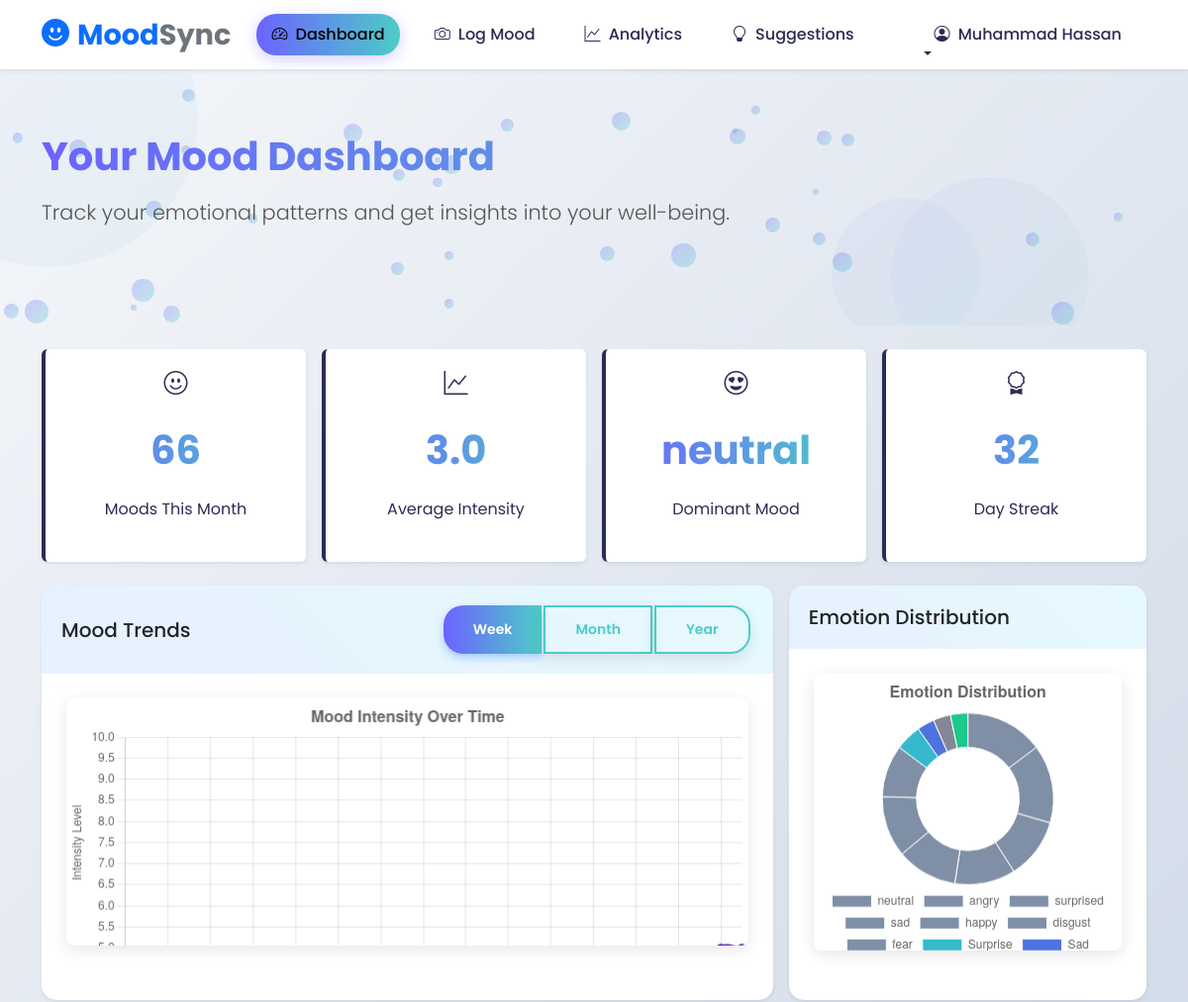
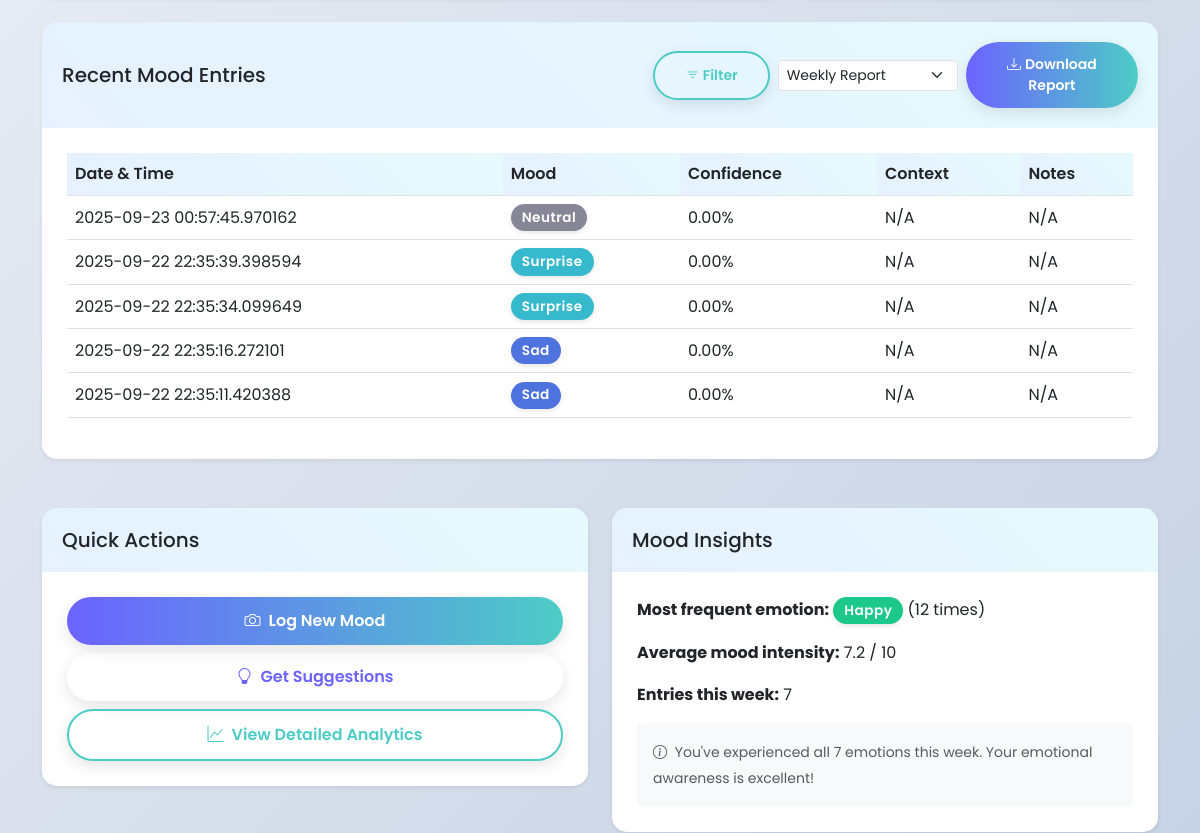
Before: /dashboard (signed in, upper part) with the older database file (2 pictures, top to bottom).
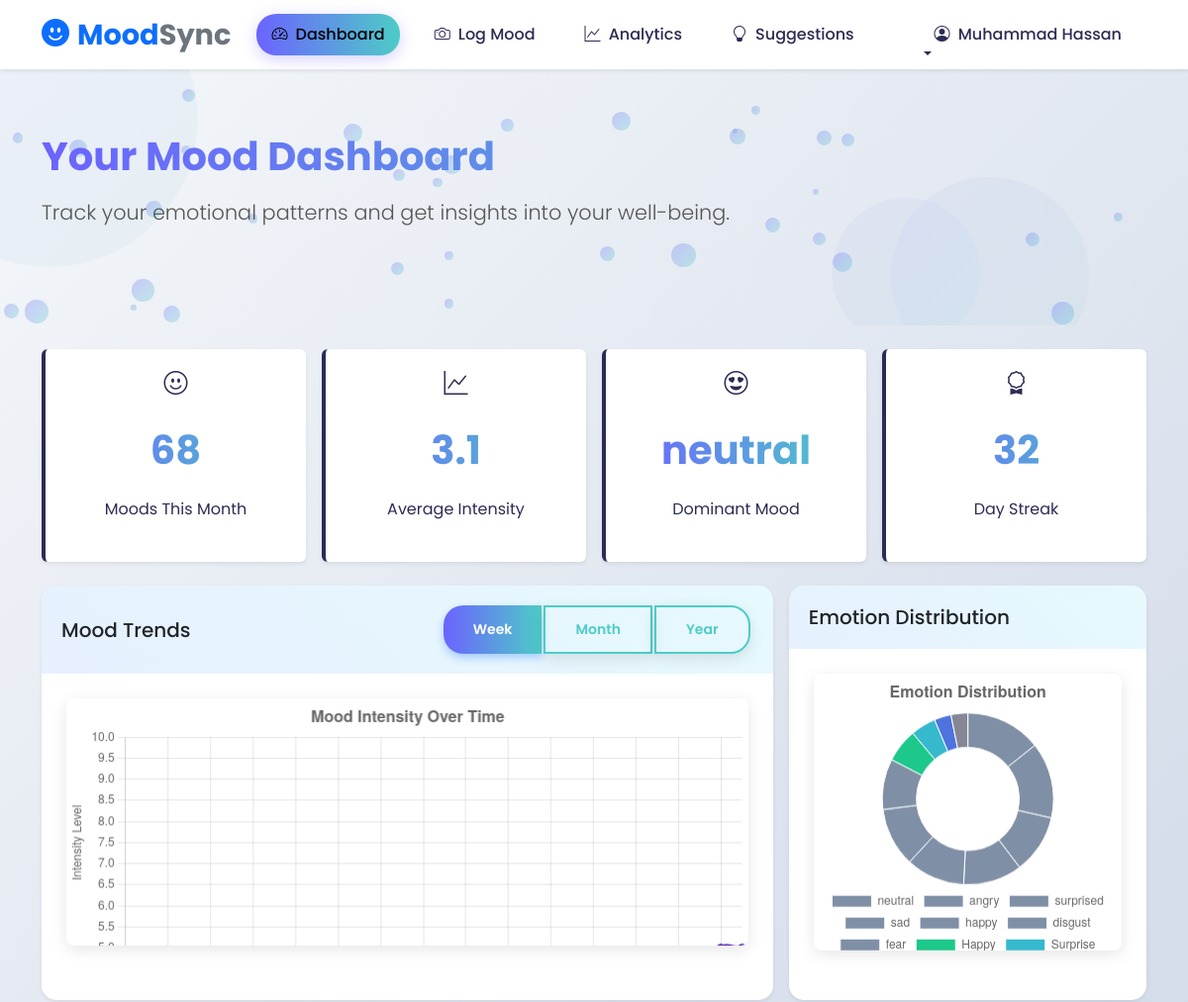
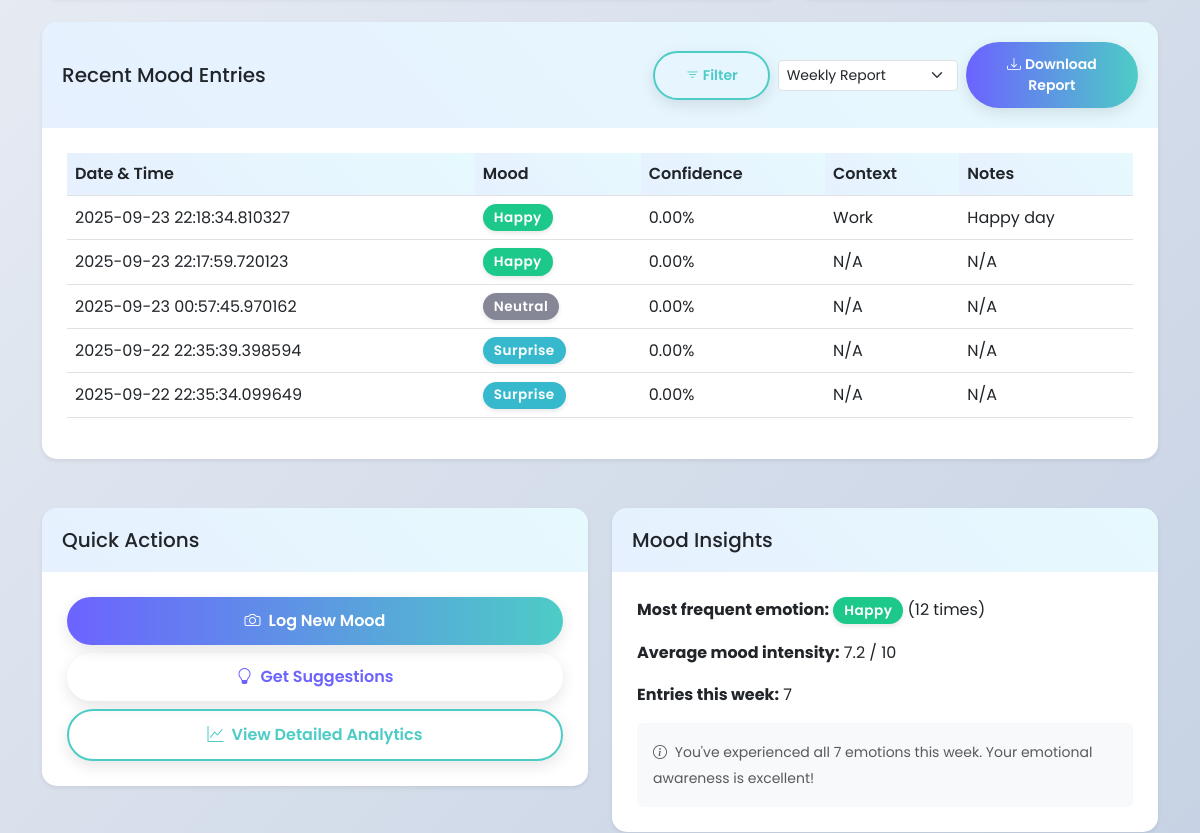
After: the same page with the newer database file (2 pictures, top to bottom).
### tables this page shows
CREATE TABLE moods (
                    id INTEGER PRIMARY KEY AUTOINCREMENT,
                    user_id INTEGER DEFAULT 1,
                    detected_emotion VARCHAR(50),
                    confidence_score FLOAT,
                    manual_mood VARCHAR(50),
                    intensity INTEGER,
                    notes TEXT,
                    context VARCHAR(100),
                    image_path VARCHAR(255),
                    timestamp TIMESTAMP DEFAULT CURRENT_TIMESTAMP,
                    FOREIGN KEY (user_id) REFERENCES users (id)
                );

### app.py (the view)
@app.route('/dashboard')
@login_required
def dashboard():
    user_id = session.get('user_id')
    mood_history = db_manager.get_mood_history(user_id=user_id, days=7, limit=5)
    mood_stats = db_manager.get_mood_stats(user_id=user_id, days=30)
    card_window = db_manager.get_mood_stats(user_id=user_id, days=365)
    card_stats = {
        'total_entries': card_window.get('total_entries', 0) if isinstance(card_window, dict) else 0,
        'average_intensity': (card_window.get('average_intensity') or 0.0) if isinstance(card_window, dict) else 0.0,
        'dominant_emotion': card_window.get('dominant_emotion') if isinstance(card_window, dict) else None,
        'streak': card_window.get('streak', 0) if isinstance(card_window, dict) else 0,
    }
    return render_template('dashboard.html',
                           mood_history=mood_history,
                           mood_stats=mood_stats,
                           card_stats=card_stats)

### app.py (called while the page is built)
def login_required(f):
    @wraps(f)
    def decorated_function(*args, **kwargs):
        if 'user_id' not in session:
            flash('Please log in to access this page', 'warning')
            return redirect(url_for('login', next=request.url))
        return f(*args, **kwargs)
    return decorated_function

### models/database.py (called while the page is built)
    def get_mood_history(self, user_id=1, days=7, limit=None):
        with sqlite3.connect(self.db_path) as conn:
            conn.row_factory = sqlite3.Row
            cursor = conn.cursor()
            query = '''
                SELECT * FROM moods
                WHERE user_id = ? AND timestamp >= datetime('now', '-' || ? || ' days')
                ORDER BY timestamp DESC
            '''
            if limit:
                query += f" LIMIT {limit}"
            cursor.execute(query, (user_id, days))
            return [dict(row) for row in cursor.fetchall()]

### templates/dashboard.html (shortened to what the changed rows need)
{% extends "base.html" %}
{% block content %}
<section class="dashboard-header">
    <div class="container">
        <div class="row mb-4">
            <div class="col">
                <h1 class="mb-3 fade-in">Your Mood Dashboard</h1>
            </div>
        </div>
    </div>
</section>
<div class="container py-4">
    <div class="row mb-4 g-3">
        <div class="col-md-3 col-sm-6">
            <div class="stat-card fade-in shadow-sm rounded p-3 h-100">
                <i class="bi bi-emoji-smile feature-icon" style="font-size: 1.5rem;"></i>
                <div class="stat-number" id="stat1">{{ (card_stats.total_entries if card_stats else 0) }}</div>
                <p class="mb-0">Moods This Month</p>
            </div>
        </div>
        <div class="col-md-3 col-sm-6">
            <div class="stat-card fade-in shadow-sm rounded p-3 h-100" style="animation-delay: 0.2s;">
                <i class="bi bi-graph-up feature-icon" style="font-size: 1.5rem;"></i>
                <div class="stat-number" id="stat2">{{ (card_stats.average_intensity if card_stats else 0.0)|round(1) }}
                </div>
                <p class="mb-0">Average Intensity</p>
            </div>
        </div>
    </div>
    <div class="row mb-4 g-3">
        <div class="col-lg-4 col-md-12">
            <div class="card shadow-sm slide-up h-100" style="animation-delay: 0.3s;">
                <div class="card-body">
                    <div class="chart-container" style="position: relative;">
                        <canvas id="emotionPieChart"></canvas>
                    </div>
                </div>
            </div>
        </div>
    </div>
    <div class="row mb-4">
        <div class="col-12">
            <div class="card shadow-sm slide-up" style="animation-delay: 0.1s;">
                <div class="card-body">
                    <div class="table-responsive">
                        <table class="table table-hover align-middle">
                            <thead>
                                <tr>
                                    <th>Date & Time</th>
                                    <th>Mood</th>
                                    <th class="d-none d-md-table-cell">Confidence</th>
                                    <th class="d-none d-md-table-cell">Context</th>
                                    <th class="d-none d-lg-table-cell">Notes</th>
                                </tr>
                            </thead>
                            <tbody>
                                {% if mood_history %}
                                {% for entry in mood_history %}
                                <tr>
                                    <td>{{ entry.timestamp }}</td>
                                    <td>
                                        <span class="badge bg-{{ entry.detected_emotion.lower() }}">{{
                                            entry.detected_emotion }}</span>
                                    </td>
                                    <td class="d-none d-md-table-cell">{% if entry.confidence_score is not none %}{{
                                        "%.2f"|format(entry.confidence_score * 100) }}%{% else %}N/A{% endif %}</td>
                                    <td class="d-none d-md-table-cell">{{ entry.context or 'N/A' }}</td>
                                    <td class="d-none d-lg-table-cell">{{ entry.notes or 'N/A' }}</td>
                                </tr>
                                {% endfor %}
                                {% endif %}
                            </tbody>
                        </table>
                    </div>
                </div>
            </div>
        </div>
    </div>
</div>
{% endblock %}

Changed rows visible on the page:
no longer on this page (row unchanged): moods: timestamp "2025-09-22 22:35:16.272101", detected_emotion "Sad", entry.confidence_score*100 "0.00", context "N/A", notes "N/A"
no longer on this page (row unchanged): moods: timestamp "2025-09-22 22:35:11.420388", detected_emotion "Sad", entry.confidence_score*100 "0.00", context "N/A", notes "N/A"
added moods: timestamp "2025-09-23 22:18:34.810327", detected_emotion "Happy", entry.confidence_score*100 "0.00", context "Work", notes "Happy day"
added moods: timestamp "2025-09-23 22:17:59.720123", detected_emotion "Happy", entry.confidence_score*100 "0.00", context "N/A", notes "N/A"
Other visible differences:
{{ (card_stats.total_entries if card_stats else 0) }}: "66" → "68"
{{ (card_stats.average_intensity if card_stats else 0.0)|round(1) }}: "3.0" → "3.1"
chart data {{ item.detected_emotion }}: neutral, angry, surprised, sad, happy, disgust, fear, Surprise, Sad, Neutral, Happy → neutral, angry, surprised, sad, happy, disgust, fear, Happy, Surprise, Sad, Neutral
chart data {{ item.count }}: 9, 9, 7, 7, 7, 7, 6, 3, 2, 2, 2 → 9, 9, 7, 7, 7, 7, 6, 4, 3, 2, 2
